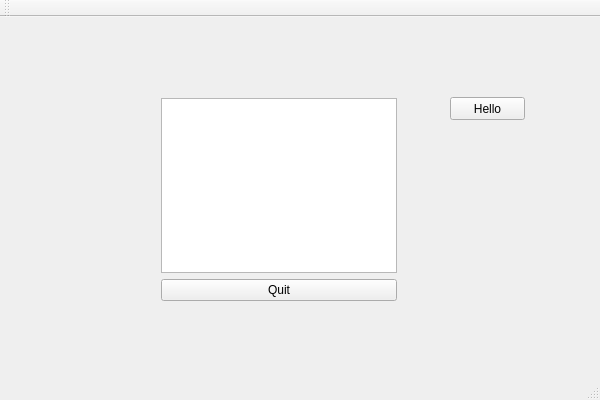
<?xml version="1.0" encoding="UTF-8"?>
<ui version="4.0">
 <class>NotepadClass</class>
 <widget class="QMainWindow" name="NotepadClass">
  <property name="geometry">
   <rect>
    <x>0</x>
    <y>0</y>
    <width>600</width>
    <height>400</height>
   </rect>
  </property>
  <property name="windowTitle">
   <string>Notepad</string>
  </property>
  <widget class="QWidget" name="centralWidget">
   <widget class="QWidget" name="layoutWidget">
    <property name="geometry">
     <rect>
      <x>150</x>
      <y>70</y>
      <width>258</width>
      <height>225</height>
     </rect>
    </property>
    <layout class="QVBoxLayout" name="verticalLayout_2">
     <item>
      <widget class="QTextEdit" name="textEdit"/>
     </item>
     <item>
      <layout class="QVBoxLayout" name="verticalLayout">
       <item>
        <widget class="QPushButton" name="quitButton">
         <property name="text">
          <string>Quit</string>
         </property>
        </widget>
       </item>
      </layout>
     </item>
    </layout>
   </widget>
   <widget class="QPushButton" name="helloButton">
    <property name="geometry">
     <rect>
      <x>450</x>
      <y>80</y>
      <width>75</width>
      <height>23</height>
     </rect>
    </property>
    <property name="text">
     <string>Hello</string>
    </property>
   </widget>
  </widget>
  <widget class="QMenuBar" name="menuBar">
   <property name="geometry">
    <rect>
     <x>0</x>
     <y>0</y>
     <width>600</width>
     <height>21</height>
    </rect>
   </property>
  </widget>
  <widget class="QToolBar" name="mainToolBar">
   <attribute name="toolBarArea">
    <enum>TopToolBarArea</enum>
   </attribute>
   <attribute name="toolBarBreak">
    <bool>false</bool>
   </attribute>
  </widget>
  <widget class="QStatusBar" name="statusBar"/>
 </widget>
 <layoutdefault spacing="6" margin="11"/>
 <resources>
  <include location="notepad.qrc"/>
 </resources>
 <connections/>
</ui>
